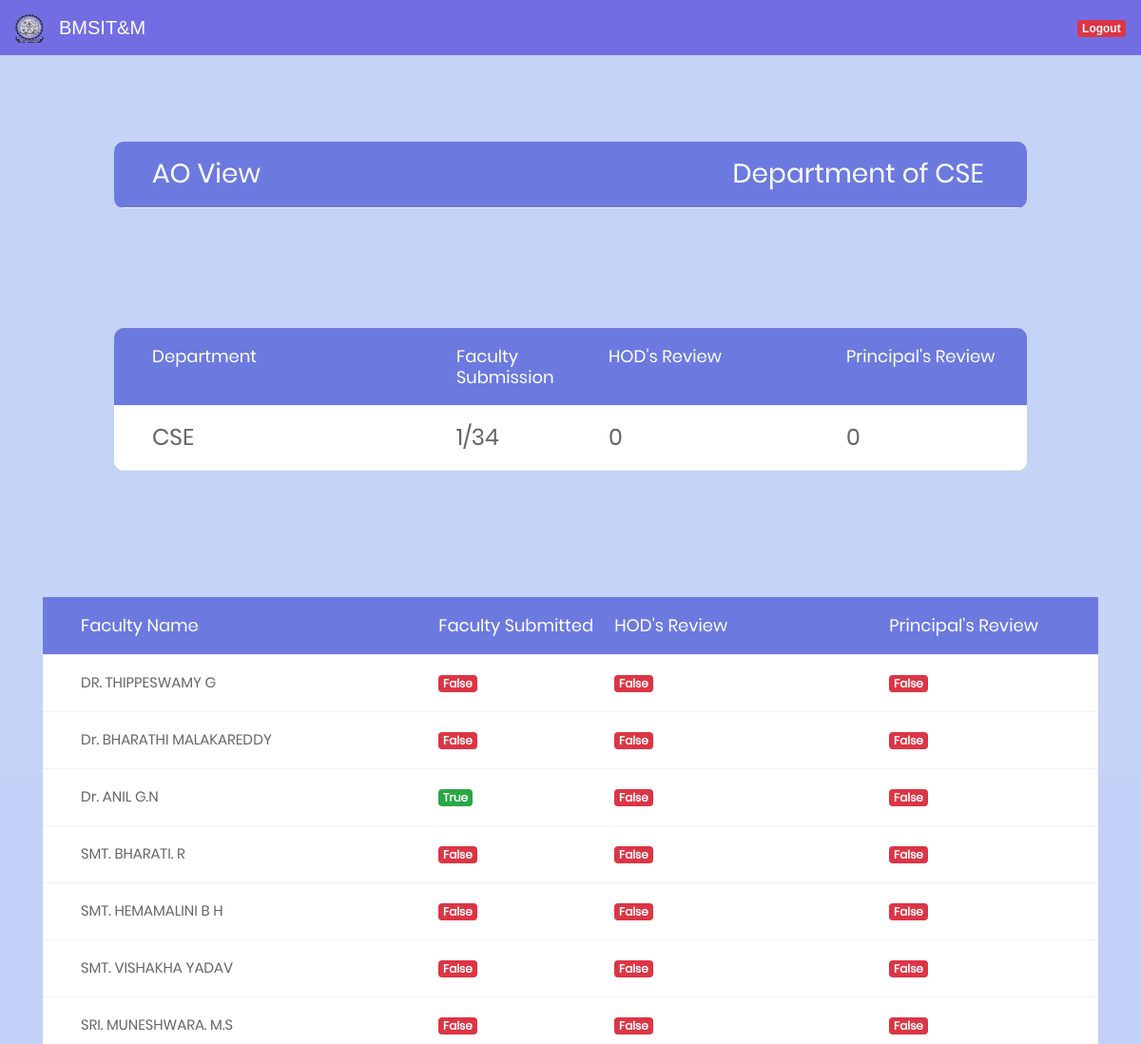
/ao_display/CSE (signed in, upper part), run on an earlier commit of the app's database.
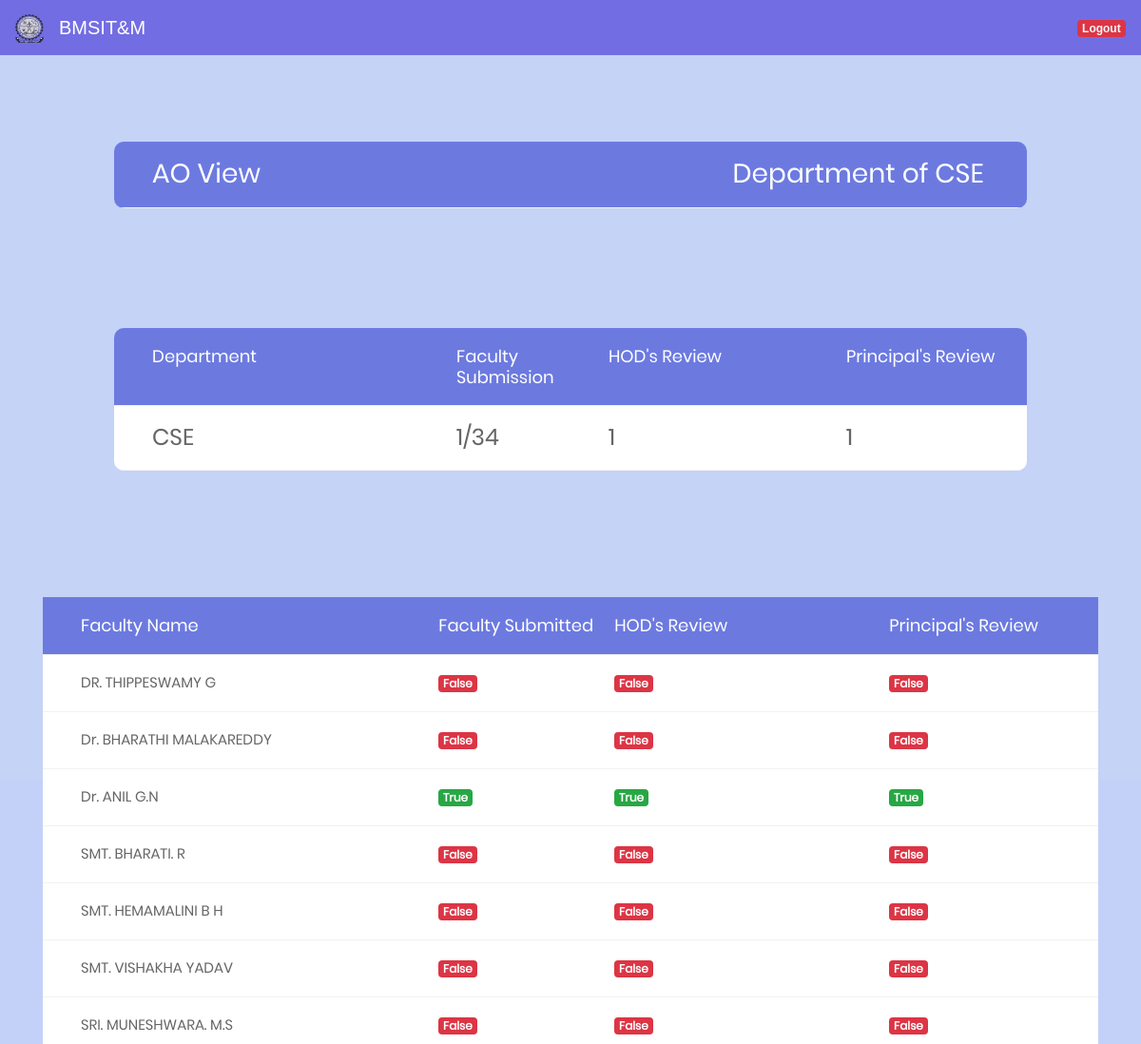
And on a later commit of the database.
### facform1/models.py (models this page shows, shortened)
class User(AbstractUser):
	phone = models.BigIntegerField(null=True)
	department = models.ForeignKey('Department', on_delete=models.CASCADE,null=True)
	designation = models.ForeignKey('Designation', on_delete=models.CASCADE,null=True)
	teach_status = models.BooleanField(default=False)
	hod_status = models.BooleanField(default=False)
	principal_status = models.BooleanField(default=False)
	doc_link = models.CharField(max_length=2000, blank=True, null=True)
	info = models.CharField(max_length=20, blank=True, null=True)
	def is_ao(self):
		faculty = Designation.objects.get(pk=6)
		faculty1 = str(faculty)
		faculty2 = str(self.designation.name)
		if faculty1 == faculty2:
			return True
		return False

### facform1/views.py (the view)
# urls.py: url(r'^ao_display/(?P<dept>[\w\-]+)$', views.ao_display,name="ao_display"),
@login_required
def ao_display(request,dept):
	if request.user.is_ao():
		print(dept)
		a = "assistant"
		b = "associate"
		c = "professor"
		d = "hod"
		above = remarks2.objects.filter(total_marks__gte = 60).filter(department__name=dept).filter(info__designation__pk=11)
		above1 = remarks2.objects.filter(total_marks__gte = 60).filter(department__name=dept).filter(info__designation__pk=9)
		above2 = remarks2.objects.filter(total_marks__gte = 60).filter(department__name=dept).filter(info__designation__pk=10)
		above3 = remarks2.objects.filter(total_marks__gte = 60).filter(department__name=dept).filter(info__designation__pk=8)
		above4 = list(chain(above1,above2))
		below = remarks2.objects.filter(total_marks__lt = 60).filter(department__name=dept).filter(info__designation__pk=11)
		below1 = remarks2.objects.filter(total_marks__lt = 60).filter(department__name=dept).filter(info__designation__pk=9)
		below2 = remarks2.objects.filter(total_marks__lt = 60).filter(department__name=dept).filter(info__designation__pk=10)
		below3 = remarks2.objects.filter(total_marks__lt = 60).filter(department__name=dept).filter(info__designation__pk=8)
		below4 = list(chain(below1,below2))
		general = User.objects.filter(department__name=dept)
		tt = general.count()
		principal_completed = (User.objects.filter(department__name=dept).filter(principal_status=True)).count()
		hod_completed  = (User.objects.filter(department__name=dept).filter(hod_status=True)).count()
		teach_completed  = (User.objects.filter(department__name=dept).filter(teach_status=True)).count()
		dept = {'dept':dept,'above':above,'above1':above4,'above3':above3,'below':below,'below1':below4,'below3':below3,'general':general,'p':principal_completed,'h':hod_completed,'t':teach_completed,'total':tt}
		return render(request,'ao_display.html',context=dept)
	else:
		return HttpResponseRedirect('/invalid')

### facform1/models.py (called while the page is built)
	def __str__(self):
		return self.name

### templates/ao_display.html (shortened to what this page needs)
<!DOCTYPE html>
{% load staticfiles %}
<html lang="en">
<head>
	<link rel="stylesheet" type="text/css" href="{% static "vendor/bootstrap/css/bootstrap.min.css" %}">
	<link rel="stylesheet" type="text/css" href="{% static "fonts/font-awesome-4.7.0/css/font-awesome.min.css" %}">
	<link rel="stylesheet" type="text/css" href="{% static "vendor/animate/animate.css" %}">
	<link rel="stylesheet" type="text/css" href="{% static "vendor/select2/select2.min.css" %}">
	<link rel="stylesheet" type="text/css" href="{% static "vendor/perfect-scrollbar/perfect-scrollbar.css" %}">
	<link rel="stylesheet" type="text/css" href="{% static "css/util.css" %}">
	<link rel="stylesheet" type="text/css" href="{% static "css/main1.css" %}">
</head>
<body style="background:#c3d1f8">
	{% include 'partials/nav_primary.html' %}
	<div style="margin-top:-18%;">
		<div class="container-table100">
			<div class="wrap-table100">
					<div class="table">
						<div class="row header">
							<div class="cell">
								<h3>AO View</h3>
							</div>
							<div class="cell">
								<h3>Department of {{dept}}</h3>
							</div>
						</div>
					</div>
						</div>
							</div>
						</div>
	<div style="margin-top:-47%;" class="limiter">
		<div class="container-table100">
			<div class="wrap-table100">
					<div class="table">
						<div class="row header">
							<div class="cell">
								Department
							</div>
							<div class="cell">
								Faculty Submission
							</div>
							<div class="cell">
								HOD's Review
							</div>
							<div class="cell">
								Principal's Review
							</div>
						</div>
	           <div class="row">
							<div class="cell" data-title="Department">
              <h4>{{ dept }}</h4>
							</div>
							<div class="cell" data-title="Department">
								<h4>{{ t }}/{{ total }}</h4>
							</div>
							<div class="cell" data-title="Department">
								<h4>{{ h }}</h4>
							</div>
							<div class="cell" data-title="Department">
								<h4>{{ p }}</h4>
							</div>
						</div>
					</div>
			</div>
		</div>
	</div>
	<div style="margin-top:-16%;" class="limiter">
		<div class="container">
			<div class="wrap-table180">
					<div class="table">
						<div class="row header">
							<div class="cell">
								Faculty Name
							</div>
							<div class="cell">
								Faculty Submitted
							</div>
							<div class="cell">
								HOD's Review
							</div>
							<div class="cell">
								Principal's Review
							</div>
						</div>
						{% for x in general %}
						<div class="row">
							<div class="cell" data-title="Faculty Name">
								{{x.first_name}}
						 </div>
							<div class="cell" data-title="f-s">
									{% if x.teach_status %}
									<h6><span class="badge badge-success">{{x.teach_status}}</span></h6>
									{% else %}
									<h6><span class="badge badge-danger">{{x.teach_status}}</span></h6>
									{% endif %}
							</div>
							<div class="cell" data-title="h-s">
								{% if x.hod_status %}
								<h6><span class="badge badge-success">{{x.hod_status}}</span></h6>
								{% else %}
								<h6><span class="badge badge-danger">{{x.hod_status}}</span></h6>
								{% endif %}
							</div>
							<div class="cell" data-title="p-s">
								{% if x.principal_status %}
								<h6><span class="badge badge-success">{{x.principal_status}}</span></h6>
								{% else %}
								<h6><span class="badge badge-danger">{{x.principal_status}}</span></h6>
								{% endif %}
							</div>
						</div>
						{% endfor %}
					</div>
			</div>
		</div>
	</div>
</body>
</html>

What changed in the data, as far as the page shows it:
changed User "Dr. ANIL G.N": hod_status "False" → "True"; principal_status "False" → "True"
Also different on the page:
{{ h }}: "0" → "1"
{{ p }}: "0" → "1"
